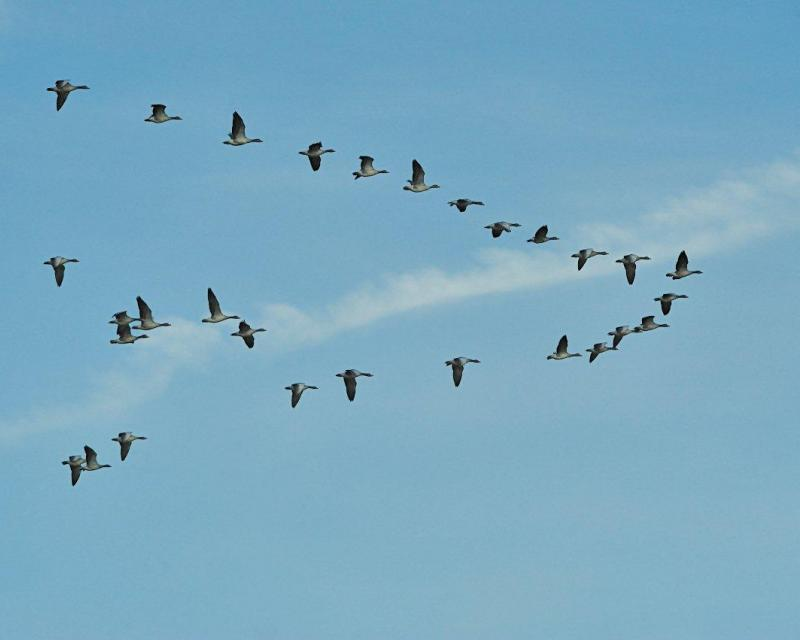
#> input picture Traitement de l'image/TE1/DATA_TE1/voilier_oies_blanches.jpg, 800 x 640 px, found by its file name
$ python TE1.py
#> lines starting #> are read from the running program, lines starting #| are printed output that depends on the picture
import numpy as np
import cv2
import matplotlib.pyplot as plt

# Part 1
#Question.1
# Load a color image in grayscale with OpenCV
img = cv2.imread('/Users/melvindubee/iCloud Drive (archives)/Documents/ENSTA/Traitement-image/DATA_TE1/voilier_oies_blanches.jpg', 0)
#> img: shape (640, 800); min 0, max 210, mean 157.9
cv2.imshow('image', img)
cv2.waitKey(1000) #time in ms
cv2.destroyAllWindows()

#Question.2
# -largeur et la hauteur de l’image en nombre de pixels
# -quantification, c’est-à-dire le nombre d’octets utilisés pour coder la valeur des pixels
# et le type
print("Largeur et hauteur de l'image en nombre de pixels", np.shape(img))
#| Largeur et hauteur de l'image en nombre de pixels (640, 800)
print("La quantification de l'image", img.itemsize)
#| La quantification de l'image 1
print("Type des pixels", img.dtype)
#| Type des pixels uint8
print("Dimension de l'image", img.ndim)
#| Dimension de l'image 2

#Question.3
# Matplotlib
plt.figure()
plt.imshow(img, cmap='gray'), plt.title('image voilier oies blanches'), plt.xlabel('indice colonne n'), plt.ylabel(
    'indice ligne m')
plt.show()

#Part 2 - Transformée de Fourier discrète 2D

# Calcul d’une TFD-2D

#Question.1
# Lire et convertir en niveaux de gris l’image bibliotheque.jpg
img2 = cv2.imread('/Users/melvindubee/iCloud Drive (archives)/Documents/ENSTA/Traitement-image/DATA_TE1/bibliotheque.jpg', 0)
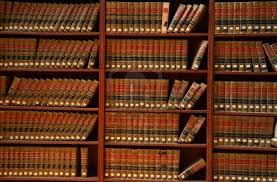
#> input picture Traitement de l'image/TE1/DATA_TE1/bibliotheque.jpg, 277 x 182 px, found by its file name
#> img2: shape (182, 277); min 0, max 253, mean 64.6
cv2.imshow('image', img2)
cv2.waitKey(1000) #time in ms
cv2.destroyAllWindows()

#Question.2
# La visualiser en utilisant les fonctions de matplotlib, insérer un titre et en renseigner les axes
plt.imshow(img2, cmap="gray")
plt.title("Image Bibliothèque"), plt.xlabel('indice colonne n'), plt.ylabel(
    'indice ligne m')
plt.show()

#Question.3
# calcul de la TFD-2D avec numpy
fft2 = np.fft.fft2(img2)
print("fft2 de l'image", fft2)
#> (printed output is left out)

#Question.4 et 5
# Spectre d’amplitude pour des fréquences spatiales u et v entre 0 et 1
Spectre_Amplitude = abs(fft2)
plt.imshow(np.log2(1+Spectre_Amplitude), extent=(0, 1, 1, 0), cmap='jet')
plt.xlabel("x")
plt.ylabel("y")
plt.title("Spectre d’amplitude")
plt.colorbar()
plt.figure()
plt.show()

# la transformée de Fourier est calculée pour des fréquences horizontale u et verticale v normalisées
# entre 0 et 1
# (fréquence horizontale (resp. verticale) <=> variation de niveaux de gris selon x
# (y respectivement))


#Question.6 et 7
# spectre d’amplitude pour les fréquences spatiales u et v entre -0.5 et 0.5 en s’appuyant sur la fonction complémentaire utile fft.fftshift())
Spectre_Amplitude2 = np.abs(np.fft.fftshift(fft2))
plt.imshow(np.log2(1+Spectre_Amplitude2), extent=(-0.5, 0.5, -0.5, 0.5), cmap='jet')
plt.xlabel("x")
plt.ylabel("y")
plt.title("Spectre d’amplitude centré")
plt.colorbar()
plt.figure()
plt.show()

# Question.8
# En quoi ce graphe permet-il une meilleure interprétation que le précédent ?

# Ce graphe permet une meilleure visualisation et donc une meilleure
# interpretation car le contenu fréquentiel aux basses fréquences se trouve désormais au centre
# et les hautes fréquences autour.

#Question.9
# Spectre d’amplitude sur plus depoints fréquentiels, par exemple sur 1024*1024 points, le visualiser et commenter.
Spectre_Amplitude3 = np.abs(np.fft.fft2(fft2, (1024, 1024)))
Spectre_Amplitude3_shifted_1024 = np.fft.fftshift(Spectre_Amplitude3);
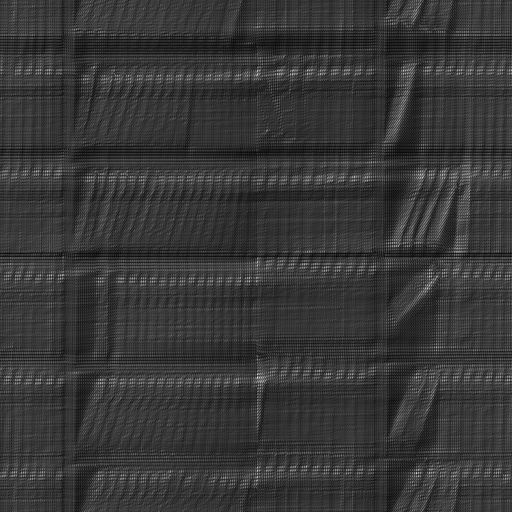
#> Spectre_Amplitude3_shifted_1024: shape (1024, 1024) float64 (shown at 1/2 size); min 6310.9, max 16240964.5, mean 3533381.1; drawn with min black and max white
plt.imshow(np.log2(1+Spectre_Amplitude3_shifted_1024), extent=(-0.5, 0.5, -0.5, 0.5), cmap='jet')
plt.title('Spectre d\'amplitude centré avec zero-padding'),
plt.xlabel('u'), plt.ylabel('v');
plt.colorbar()
plt.figure()
plt.show()

# Comment s’appelle cette "opération" ?

# %% Zéro-padding : permet de mieux visualiser le spectre en rajoutant des points
# de calcul (i.e. des fréquences))dans le calcul de la FFT. Cette opération ne modifie pas le spectre,
# c'est le même sauf qu'en rajoutant des points de calcul, on affiche la TF pour
# des fréquences intermédiaires, ce qui implique une meilleure précision.


# Interprétation

#Question.1
# Afficher les deux images D1.tif et D4.tif
img_d1 = cv2.imread('/Users/melvindubee/iCloud Drive (archives)/Documents/ENSTA/Traitement-image/DATA_TE1/D1.tif', 0)
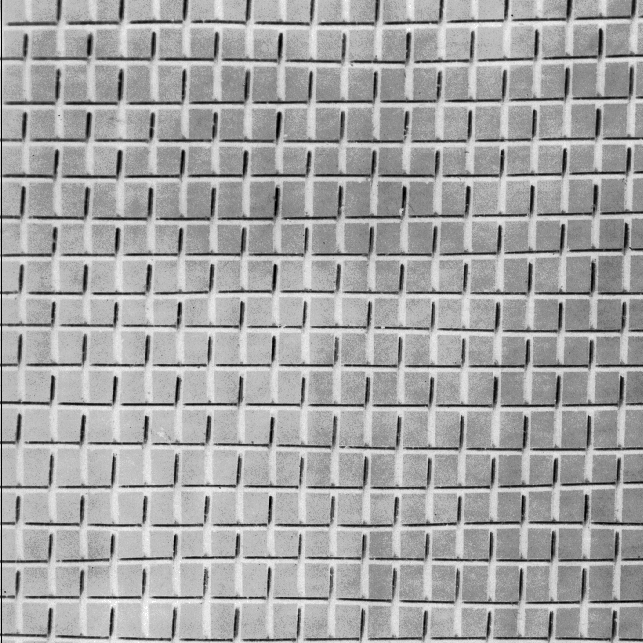
#> input picture Traitement de l'image/TE1/DATA_TE1/D1.tif, 643 x 643 px, found by its file name
#> img_d1 is the input picture: shape (643, 643); min 0, max 255, mean 165.3
plt.figure()
plt.subplot(121)
plt.imshow(img_d1, cmap='gray'), plt.title('image D1'), plt.xlabel('indice colonne n'), plt.ylabel(
    'indice ligne m')

img_d4 = cv2.imread('/Users/melvindubee/iCloud Drive (archives)/Documents/ENSTA/Traitement-image/DATA_TE1/D4.tif', 0)
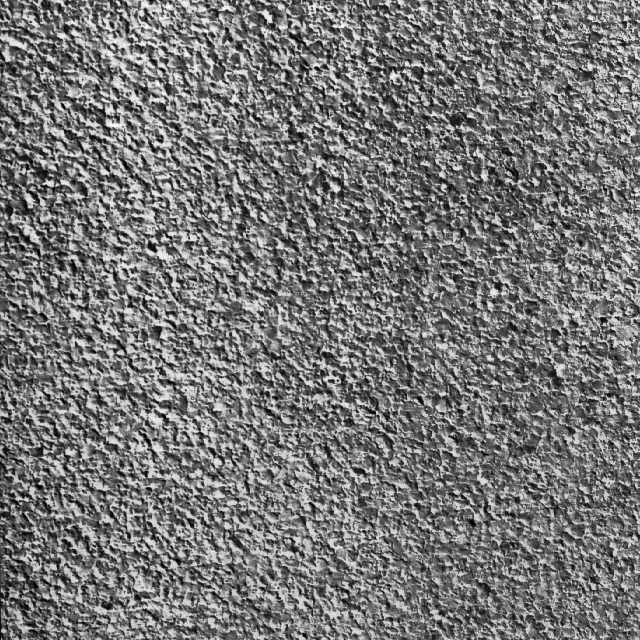
#> input picture Traitement de l'image/TE1/DATA_TE1/D4.tif, 640 x 640 px, found by its file name
#> img_d4 is the input picture: shape (640, 640); min 0, max 255, mean 118.6
plt.subplot(122)
plt.imshow(img_d4, cmap='gray'), plt.title('image D4'), plt.xlabel('indice colonne n')
plt.show()

#Question.2
# Calculer leur transformée de Fourier discrète et leur spectre d’amplitude

TFD_D1 = np.fft.fft2(img_d1)
Spectre_Amplitude_D1 = np.abs(np.fft.fftshift(TFD_D1))

TFD_D4 = np.fft.fft2(img_d4)
Spectre_Amplitude_D4 = np.abs(np.fft.fftshift(TFD_D4))

# Affichage spectre d'amplitude D1
plt.figure()
plt.subplot(121)
plt.imshow(np.log2(1+Spectre_Amplitude_D1), extent=(-0.5, 0.5, -0.5, 0.5), cmap='jet')
plt.title('Spectre d\'amplitude centré D1'),
plt.xlabel('u'), plt.ylabel('v');

# Affichage spectre d'amplitude D4
plt.subplot(122)
plt.imshow(np.log2(1+Spectre_Amplitude_D4), extent=(-0.5, 0.5, -0.5, 0.5), cmap='jet')
plt.title('Spectre d\'amplitude centré D4'),
plt.xlabel('u')
plt.show()

#Question.3
# Comment peut-on expliquer ces spectres d’amplitude ?
# Le spectre d'amplitude de D1 et D4 ne présente pas de forte variation de fréquence. Ceci pourrait être dû à leurs
# périodicité mais également aux niveaux de gris où il n'y a pas de pique de contraste.

#Question.4
# A votre avis, pourrait-on différencier D1 et D4 à partir de leur transformée de Fourier ?
# Oui, on remarque les niveaux de gris sur D1 sont bien plus prononcé à certains endroit, et c'est changement sont net
# contrairement à l'image D4 présente des niveaux gris plus fondu. On imagine donc facilement que le premier spectre
# d'amplitude est D1, les variations de fréquences sont plus spontané contrairement au spectre d'amplitude de D4 ou
# la transition est plus douce.

#Question.5
# Afficher les deux images crayons.jpg et bibliotheque.jpg après les avoir converties en ni- veaux de gris !

img_pen = cv2.imread("/Users/melvindubee/iCloud Drive (archives)/Documents/ENSTA/Traitement-image/DATA_TE1/crayons.jpg", cv2.IMREAD_GRAYSCALE)
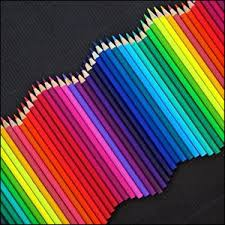
#> input picture Traitement de l'image/TE1/DATA_TE1/crayons.jpg, 225 x 225 px, found by its file name
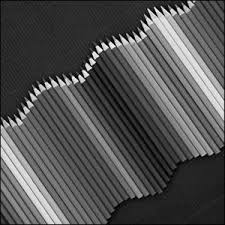
#> img_pen: shape (225, 225); min 0, max 255, mean 81.5
img_bib = cv2.imread("/Users/melvindubee/iCloud Drive (archives)/Documents/ENSTA/Traitement-image/DATA_TE1/bibliotheque.jpg", cv2.IMREAD_GRAYSCALE)

plt.figure()
plt.subplot(121)
plt.title('crayons.jpg')
plt.imshow(img_pen, cmap='gray')
plt.subplot(122)
plt.title('bibliotheque.jpg')
plt.imshow(img_bib, cmap='gray')
plt.show()

#Question.6
# Calculer leur transformée de Fourier discrète et leur spectre d’amplitude
fft_pen = np.fft.fft2(img_pen)
magnitude_spectrum_pen = np.abs(np.fft.fftshift(fft_pen))

fft_bib = np.fft.fft2(img_bib)
magnitude_spectrum_bib = np.abs(np.fft.fftshift(fft_bib))

plt.figure()
plt.subplot(211)
plt.title("|F(u,v)| crayons")
plt.xlabel('u')
plt.ylabel('v')
plt.imshow(np.log2(1+magnitude_spectrum_pen), extent=(-0.5,0.5,0.5,-0.5), cmap='jet')
plt.colorbar()
plt.subplot(212)
plt.title("|F(u,v)| bibliotheque")
plt.xlabel('u')
plt.ylabel('v')
plt.imshow(np.log2(1+magnitude_spectrum_bib), extent=(-0.5,0.5,0.5,-0.5), cmap='jet')
plt.colorbar()
plt.show()
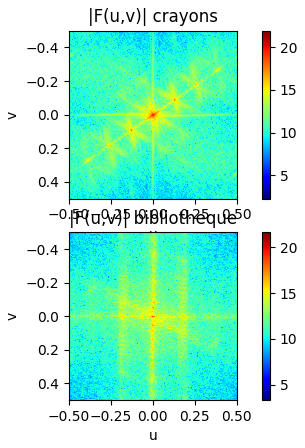
#> figure drawn by matplotlib, 4 panels

#Question.7
# Interpréter leur contenu au regard du contenu spatial et de vos connaissances

#   - le spectre d'amplitude de l'image crayons présente 3 particularités.
# Tout d'abord une très forte concentration de l'énergie pour des couples de
# fréquences (u,v) multiples de (0.13,-0.09) ce qui laisse supposer une périodicité
# dans l'image de périodes spatiales (1/0.13, 1/0.09) pixels dans la direction "45°"
# soit 7.7 pixels selon x et 11.1 pixels selon y dans la direction "45°" ce qui
# correspond vraisemblablement aux crayons de couleur. Deuxièmement, on décèle deux
# traits lumineux, l'un en u=0 et l'autre en v=0. Or d'après le cours, on en déuit
# que l'on a deux "lames lumineuses" dans l'image. Celles-ci sont dues aux bords de
# l'image qui présentent de fortes variations si on considère les 1ère et dernière
# lignes et 1ères et dernières colonnes. Enfin, on remarque des sortes de croix composées
# de petites lames "parallèles" d'énergie qui se répètent, croix centrées autour des
# fréquences multiples de (0.13,-0.09). On peut les relier aux pointes des crayons.

#   - le spectre de l'image bibliothèque présente également un spectre de raies
# d'espacement v=0.03 environ ce qui laisse supposer une périodicité spatiale de
# période 1/0.03 pixels soit 33 pixels verticalement et effectivement les étagères
# sont espacées d'a peu près 30 pixels ! on devine également une bande diagonale d'énergie,
# que l'on peut associer aux livres qui sont penchés. On remarque ensuite deux pics
# d'énergie en u=0.18 cycles par pixel et v=0 ce qui correspond à une périodicité
# selon x de 5 pixels environ, que l'on peut associer aux livres verticaux dont la
# taille est environ de 5 pixels.
